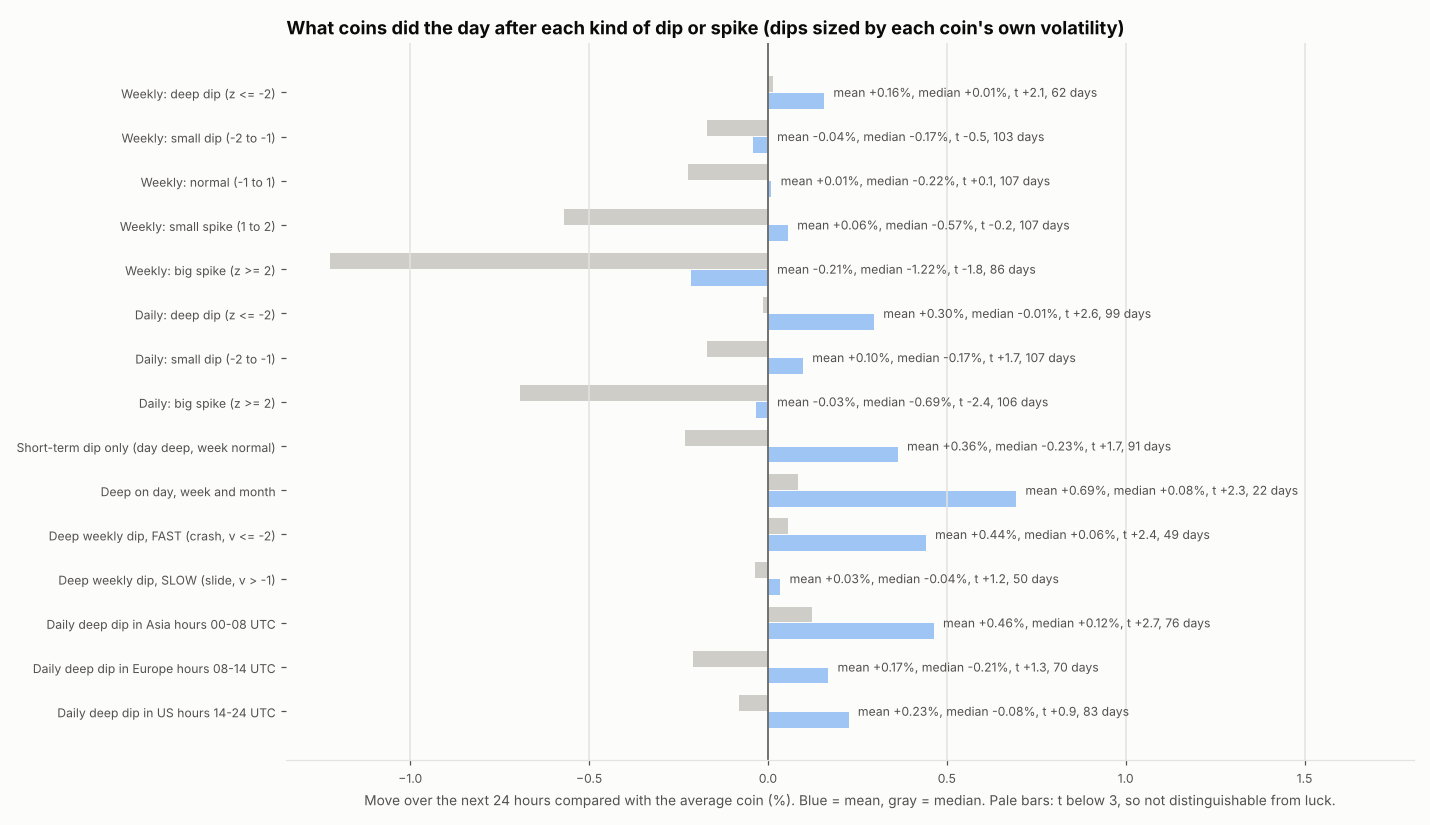

Reproduce this figure in Python.
#!/usr/bin/env python3
"""
Dips measured in each coin's own "normal wiggle" (volatility) instead of in percent, then sorted by depth, timescale
and speed - a read-only check on our hourly coin prices (1 Aug - 23 Nov 2026, through mixed/hourly_server.py; DHN-USD
left out for bad data). No trader is changed.

  sigma^2(t) = L * sigma^2(t-1) + (1 - L) * r(t)^2,  L = 0.5^(1/168)      each coin's hourly volatility, 1-week memory
  z_n(t)     = d_n(t) / ( sigma(t-1) * sqrt((n-1)(2n-1)/(6n)) )           gap from the n-hour average, in "wiggles"
  v(t)       = ln(P(t)/P(t-6)) / ( sigma(t-1) * sqrt(6) )                 speed of the last 6 hours
  next move  = ln(P(t+1+h)/P(t+1)) minus the average coin's move over the same hours   (market taken out)

Groups use fixed, pre-set thresholds (-2 = deep, -1 = small), so nothing is tuned on this data. Every group reports the
number of separate DAYS it happened on, the mean and the median, and a t-statistic computed from day averages
(Newey-West, 1 lag), because dips cluster on crash days.

    python3 mixed/dip_zscore.py -> mixed/dip_zscore.json, mixed/dip_zscore.png (+ printed table)
"""
import json
import math
import os
import sys

import numpy as np
import pandas as pd

HERE = os.path.dirname(os.path.abspath(__file__))
sys.path.insert(0, HERE)
import dip_regression as D  # noqa: E402

LAM = 0.5 ** (1 / 168)
WINDOWS = (24, 168, 720)
H = 24                                     # next day


def scale(n):
    return math.sqrt((n - 1) * (2 * n - 1) / (6 * n))


def nw_t(x):
    """t-statistic of the mean of a daily series, Newey-West with one lag."""
    x = np.asarray(x, float)
    n = len(x)
    if n < 5:
        return float("nan")
    e = x - x.mean()
    g0 = (e * e).sum() / n
    g1 = (e[1:] * e[:-1]).sum() / n
    var = (g0 + g1) / n                      # g0 + 2 * (1/2) * g1
    return float(x.mean() / math.sqrt(var)) if var > 0 else float("nan")


def main():
    px = D.collect().drop(columns=D.EXCLUDE, errors="ignore")
    r = np.log(px / px.shift(1))
    sig = np.sqrt((r ** 2).ewm(alpha=1 - LAM, adjust=False).mean()).shift(1)
    sig.iloc[:168] = np.nan                                           # let the volatility estimate settle for a week
    z = {n: np.log(px / px.rolling(n, min_periods=n).mean()) / (sig * scale(n)) for n in WINDOWS}
    v = np.log(px / px.shift(6)) / (sig * math.sqrt(6))
    fwd = np.log(px.shift(-(H + 1)) / px.shift(-1)) * 100
    rel = fwd.sub(fwd.mean(axis=1), axis=0)
    days = pd.Series([t[:10] for t in px.index], index=px.index)
    day_code = np.repeat(pd.factorize(days)[0], px.shape[1])
    hours = np.array([int(t[11:13]) for t in px.index])
    relv, fwdv = rel.values.ravel(), fwd.values.ravel()

    def group(name, mask):
        m = mask.values.ravel() & np.isfinite(relv)
        if m.sum() == 0:
            return {"group": name, "count": 0}
        d = day_code[m]
        sums, cnts = np.bincount(d, weights=relv[m]), np.bincount(d)
        daily = sums[cnts > 0] / cnts[cnts > 0]
        return {"group": name, "count": int(m.sum()), "days": int((cnts > 0).sum()),
                "mean_vs_market_pct": float(relv[m].mean()), "median_vs_market_pct": float(np.median(relv[m])),
                "share_beating_market_pct": float(100 * (relv[m] > 0).mean()),
                "mean_raw_pct": float(fwdv[m].mean()), "median_raw_pct": float(np.median(fwdv[m])),
                "day_mean_pct": float(daily.mean()), "t_by_day": nw_t(daily)}

    z24, z168, z720 = z[24], z[168], z[720]
    groups = [
        ("Weekly: deep dip (z <= -2)", z168 <= -2), ("Weekly: small dip (-2 to -1)", (z168 > -2) & (z168 <= -1)),
        ("Weekly: normal (-1 to 1)", (z168 > -1) & (z168 < 1)), ("Weekly: small spike (1 to 2)", (z168 >= 1) & (z168 < 2)),
        ("Weekly: big spike (z >= 2)", z168 >= 2),
        ("Daily: deep dip (z <= -2)", z24 <= -2), ("Daily: small dip (-2 to -1)", (z24 > -2) & (z24 <= -1)),
        ("Daily: big spike (z >= 2)", z24 >= 2),
        ("Short-term dip only (day deep, week normal)", (z24 <= -2) & (z168 > -1)),
        ("Deep on day, week and month", (z24 <= -2) & (z168 <= -2) & (z720 <= -2)),
        ("Deep weekly dip, FAST (crash, v <= -2)", (z168 <= -2) & (v <= -2)),
        ("Deep weekly dip, SLOW (slide, v > -1)", (z168 <= -2) & (v > -1)),
    ]
    hr = pd.DataFrame(np.repeat(hours[:, None], px.shape[1], axis=1), index=px.index, columns=px.columns)
    for nm, lo, hi in (("Asia hours 00-08 UTC", 0, 8), ("Europe hours 08-14 UTC", 8, 14), ("US hours 14-24 UTC", 14, 24)):
        groups.append((f"Daily deep dip in {nm}", (z24 <= -2) & (hr >= lo) & (hr < hi)))
    rows = [group(n, m) for n, m in groups]
    print(f"{px.shape[1]} coins, {px.index[0]} .. {px.index[-1]}; next move = following 24 hours from the next hour's price")
    print(f"{'group':46s} {'coin-hours':>10s} {'days':>5s} {'mean vs mkt':>11s} {'median':>8s} {'beat mkt':>8s} {'raw mean':>8s} {'t (days)':>8s}")
    for x in rows:
        if x["count"]:
            print(f"{x['group']:46s} {x['count']:10d} {x['days']:5d} {x['mean_vs_market_pct']:+10.2f}% {x['median_vs_market_pct']:+7.2f}% "
                  f"{x['share_beating_market_pct']:7.0f}% {x['mean_raw_pct']:+7.2f}% {x['t_by_day']:+8.1f}")
    # one shared slope (all coins on the same scale): next move vs z, fitted across coins each hour, averaged by day
    slopes = {}
    for key, zz in (("z24", z24), ("z168", z168)):
        b = np.full(len(px), np.nan)
        X, Y = zz.values, rel.values
        for t in range(len(px)):
            ok = np.isfinite(X[t]) & np.isfinite(Y[t])
            if ok.sum() >= 30:
                x = X[t][ok] - X[t][ok].mean()
                if (x * x).sum() > 0:
                    b[t] = (x * Y[t][ok]).sum() / (x * x).sum()
        s = pd.Series(b, index=px.index)
        res = {}
        for nm, sel in (("all hours", np.ones(len(px), bool)), ("Asia", hours < 8), ("Europe", (hours >= 8) & (hours < 14)),
                        ("US", hours >= 14)):
            daily = s[sel].groupby(days[sel]).mean().dropna()
            res[nm] = {"slope_pct_per_z": float(daily.mean()), "t_by_day": nw_t(daily.values), "days": int(len(daily))}
        slopes[key] = res
        print(f"shared slope, next-day move (% vs market) per 1 z of {key}: " +
              "; ".join(f"{k} {v_['slope_pct_per_z']:+.3f} (t {v_['t_by_day']:+.1f})" for k, v_ in res.items()))
    out = {"groups": rows, "slopes": slopes, "settings": {"lambda": LAM, "windows": WINDOWS, "next_hours": H,
           "groups_tested": len(rows), "slopes_tested": 8, "excluded": D.EXCLUDE}}
    json.dump(out, open(os.path.join(HERE, "dip_zscore.json"), "w"), indent=1)
    chart(rows)


def chart(rows):
    import matplotlib
    matplotlib.use("Agg")
    import matplotlib.pyplot as plt
    plt.rcParams["text.parse_math"] = False
    INK, INK2, GRID, SURF, BLUE, GRAY = "#0b0b0b", "#52514e", "#e4e3df", "#fcfcfb", "#2a78d6", "#898781"
    rows = [x for x in rows if x["count"]][::-1]
    fig, ax = plt.subplots(figsize=(13, 7.5), facecolor=SURF)
    for i, x in enumerate(rows):
        solid = abs(x["t_by_day"]) >= 3
        ax.barh(i - 0.19, x["mean_vs_market_pct"], height=0.36, color=BLUE if solid else "#9ec5f4")
        ax.barh(i + 0.19, x["median_vs_market_pct"], height=0.36, color=GRAY if solid else "#cfcdc8")
        ax.annotate(f"mean {x['mean_vs_market_pct']:+.2f}%, median {x['median_vs_market_pct']:+.2f}%, t {x['t_by_day']:+.1f}, "
                    f"{x['days']} days", (max(x["mean_vs_market_pct"], x["median_vs_market_pct"], 0), i), xytext=(6, 0),
                    textcoords="offset points", va="center", fontsize=8, color=INK2)
    ax.axvline(0, color=INK2, lw=1)
    ax.set_yticks(range(len(rows)), [x["group"] for x in rows], fontsize=8.5, color=INK)
    lo = min(min(x["mean_vs_market_pct"], x["median_vs_market_pct"]) for x in rows)
    hi = max(max(x["mean_vs_market_pct"], x["median_vs_market_pct"]) for x in rows)
    ax.set_xlim(min(-0.6, lo * 1.1), max(0.6, hi) * 2.6)
    ax.set_xlabel("Move over the next 24 hours compared with the average coin (%). Blue = mean, gray = median. "
                  "Pale bars: t below 3, so not distinguishable from luck.", color=INK2, fontsize=9)
    ax.set_title("What coins did the day after each kind of dip or spike (dips sized by each coin's own volatility)",
                 loc="left", fontsize=12, color=INK, weight="bold")
    ax.grid(axis="x", color=GRID, lw=1)
    ax.set_facecolor(SURF)
    for s in ("top", "right", "left"):
        ax.spines[s].set_visible(False)
    ax.spines["bottom"].set_color(GRID)
    ax.tick_params(colors=INK2, labelsize=8)
    fig.tight_layout()
    fig.savefig(os.path.join(HERE, "dip_zscore.png"), dpi=110, facecolor=SURF)


if __name__ == "__main__":
    main()
